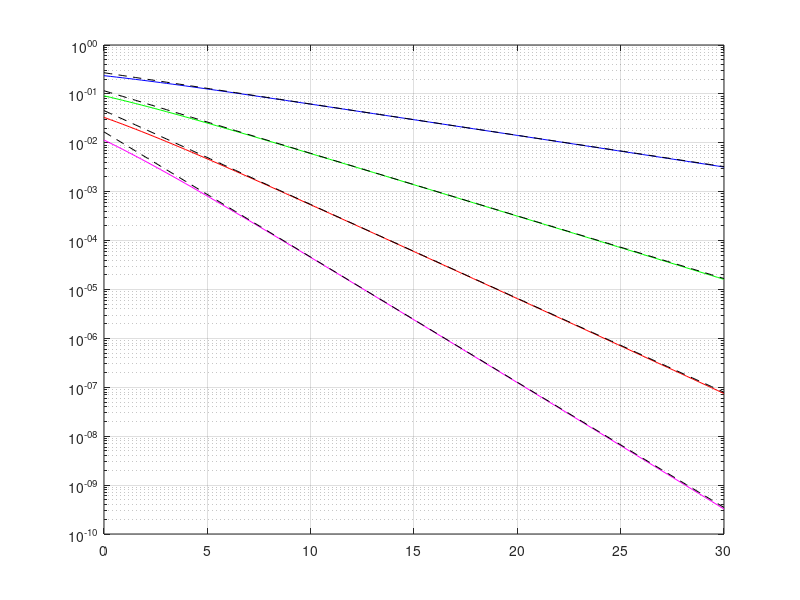

Recreate this plot in MATLAB.
clear all
close all

load('BEP_L_1_p_1.mat');
OP1=BEP;
OP_Asymp1=BEP_Asymp;

load('BEP_L_2_p_1.mat');
OP2=BEP;
OP_Asymp2=BEP_Asymp;

load('BEP_L_3_p_1.mat');
OP3=BEP;
OP_Asymp3=BEP_Asymp;

load('BEP_L_4_p_1.mat');
OP4=BEP;
OP_Asymp4=BEP_Asymp;

figure()
colorstring = 'bgrm';
semilogy(gamma_bar_dB, OP1,'Color','b','LineStyle','-')
hold on
semilogy(gamma_bar_dB, OP_Asymp1,'Color','k','LineStyle','--')

hold on
semilogy(gamma_bar_dB, OP2,'Color','g','LineStyle','-')
hold on
semilogy(gamma_bar_dB, OP_Asymp2,'Color','k','LineStyle','--')

hold on
semilogy(gamma_bar_dB, OP3,'Color','r','LineStyle','-')
hold on
semilogy(gamma_bar_dB, OP_Asymp3,'Color','k','LineStyle','--')

hold on
semilogy(gamma_bar_dB, OP4,'Color','m','LineStyle','-')
hold on
semilogy(gamma_bar_dB, OP_Asymp4,'Color','k','LineStyle','--')


grid on
